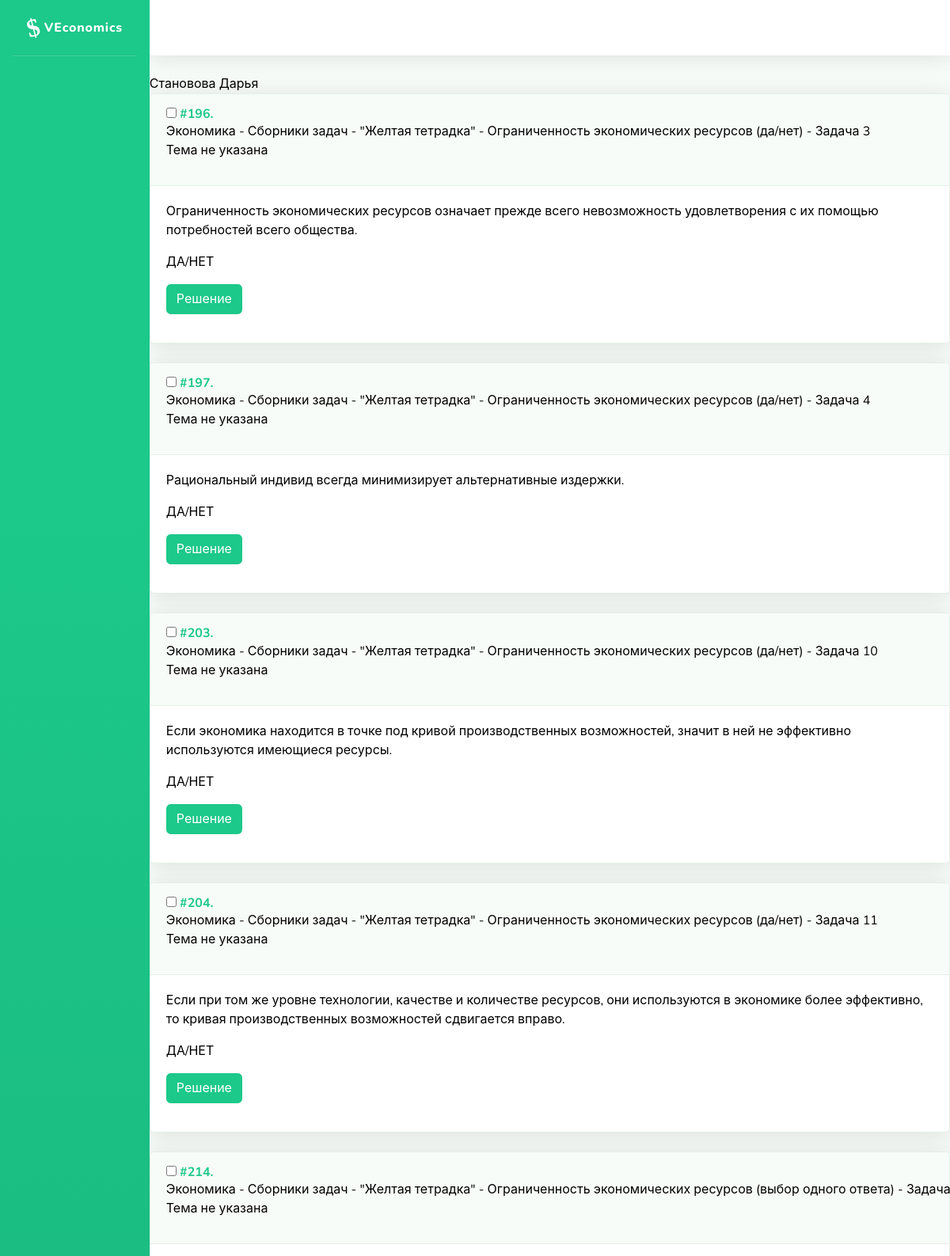
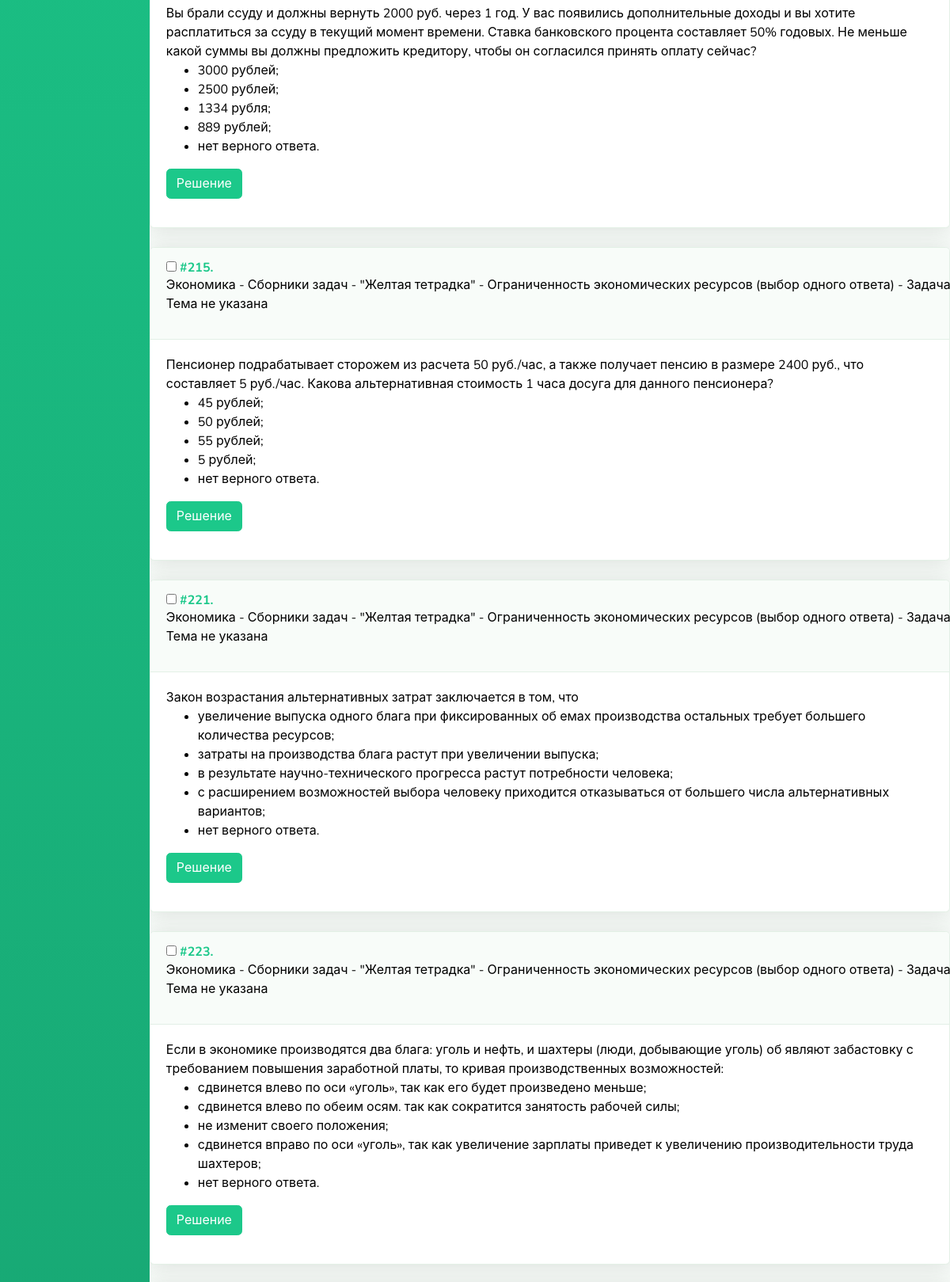
Page /problems/failed/34/34 (signed in, upper part) on the committed database (2 pictures, top to bottom).
### problems/models.py (models this page shows, shortened)
class Problem(models.Model):
    name = models.CharField('Название', max_length=200, blank=True, null=True)
    task = RichTextUploadingField('Условие')
    problem_type = models.IntegerField('Тип задачи', choices=TYPE_CHOICES, blank=False, null=False, default=0)
    short_answer = models.CharField('Ответ (для автоматической проверки)', max_length=200, blank=True)
    yesno_answer = models.IntegerField('Ответ ДА/НЕТ', choices=YESNO_CHOICES, blank=False, default=0)
    solution = RichTextUploadingField('Решение', blank=True)
    hint = RichTextUploadingField('Подсказка', blank=True)
    topics = models.ManyToManyField(Topic, related_name="problems", verbose_name='Темы')
    assignments = models.ManyToManyField(User, through='Assignment', through_fields=['problem', 'person'])
    class Meta:
        ordering = ['id']

class Source(models.Model):
    name = models.CharField('Название', max_length=200)
    parent = models.ForeignKey('Source', on_delete=models.CASCADE, verbose_name="Предок", related_name='children',
                               blank=True, null=True)
    order = models.IntegerField('Порядковый номер')
    problem = models.ForeignKey(Problem, on_delete=models.CASCADE, blank=True, null=True)
    def __str__(self):
        try: # recursion could raise error
            if self.parent:
                return "{} - {}".format(self.parent, self.name)
            else:
                return self.name
        except:
            return self.name
    class Meta:
        ordering = ['id']

class Topic(models.Model):
    name = models.CharField('Название', max_length=200)
    parent = models.ForeignKey('Topic', on_delete=models.CASCADE, related_name='children', verbose_name='Предок', null=True, blank=True)
    order = models.IntegerField('Порядковый номер')
    leaf = models.BooleanField('Конечная вершина (можно привязывать задачи)', default=False)
    def __str__(self):
        return self.name
    class Meta:
        ordering = ['order']

class Variant(models.Model):
    text = models.CharField('Вариант ответа', max_length=1000, blank=False)
    right = models.BooleanField('Верный ответ', blank=False, null=False, default=False)
    problem = models.ForeignKey(Problem, verbose_name="Задача", on_delete=models.CASCADE, blank=True, null=True, related_name='variants')
    order = models.IntegerField('Порядковый номер', blank=False, null=False, default=0)
    class Meta:
        verbose_name = 'Ответ'
        verbose_name_plural = 'Ответы'

### problems/views.py (the view)
# urls.py: path('failed/<int:student_id>/<int:testset_pk>', views.failed_tests, name='failed'),
def failed_tests(request, student_id, testset_pk):
    testset = TestSet.objects.get(pk=testset_pk)
    student = User.objects.get(pk=student_id)
    problem_list = testset.problems.all()
    answer = []
    for problem in problem_list:
        negative_result = TestSubmit.objects.filter(assignment__person=student, problem=problem, answer_autoverdict=False).count()
        positive_result = TestSubmit.objects.filter(assignment__person=student, problem=problem, answer_autoverdict=True).count()
        if positive_result == 0 and negative_result > 0:
            answer.append(problem)
    return render(request, "problems/testset_result.html", {'tests': answer, 'student':student})

### problems/templates/problems/testset_result.html
{% extends "problems/sb/base.html" %}
{% block content %}
    {% if tests_ok %}
    <b>РЕЗУЛЬТАТЫ ТЕСТА: {{ tests_ok }}/{{ test_problems.count }} </b>
    {% else %}
        {{ student.last_name }} {{ student.first_name }}
    {% endif %}
    {% for problem in tests %}
        {% include 'problems/problem.html' %}
    {% endfor %}
{% endblock %}

### problems/templates/problems/problem.html (shortened to what this page needs)
{% autoescape off%}
<div class="problem">
    <div class="card shadow mb-4">
        <div class="problem-header">
            <a name="problem-{{ problem.id }}" class="d-block card-header py-3" role="button" aria-expanded="true" aria-controls="collapse">
                    <h6 class="m-0 font-weight-bold text-primary">
                        {% if 'teacher' in request.user.groups.all.0.name %}
                            <div class="problem-checkbox">
                                 <input type="checkbox" name="problem" class="checkbox-check" value="{{ problem.id }}">
                            </div>
                        {% endif %}
                        <nobr>
                            <div class="problem-id">
                                #{{ problem.id }}.
                            </div>
                        </nobr>
                    </h6>
                {% if 'teacher' in request.user.groups.all.0.name %}
                    <div class="problem-subtitle">
                        {% if problem.source_set.all %}
                            <div class="problem-sources">
                                {% for source in problem.source_set.all %}
                                    {% if forloop.last %}
                                        {{ source }}
                                    {% else %}
                                        {{ source }},<br>
                                    {% endif %}
                                {% endfor %}
                            </div>
                        {% endif %}
                        <div class="problem-topics"><p>
                            {% for topic in problem.topics.all %}
                                {% if forloop.last %}
                                    {{ topic }}
                                {% else %}
                                    {{ topic }},<br>
                                {% endif %}
                            {% endfor %}
                        </p></div>
                    </div>
                {% endif %}
            </a>
        </div>
        <div class="card-body">
        <div class="collapse show" id="problem-{{ problem.id }}">
            <div class="problem-task">
                {{ problem.task }}
                {% if not problem.submit and not problem.assignment and not problem.form %}
                    {% if problem.variants %}
                        <ul>
                            {% for variant in problem.variants.all %}
                                <li>
                                    {{ variant.text }}
                                </li>
                            {% endfor %}
                        </ul>
                    {% endif %}
                    {% if problem.problem_type == 1 %}
                        <p>ДА/НЕТ</p>
                    {% endif %}
                {% endif %}
            </div>
            <div class="problem-buttons">
                {% if 'teacher' in request.user.groups.all.0.name %}
                    {% if problem.solution or problem.variants or problem.short_answer or problem.yesno_answer %}
                        <a class="btn btn-primary" data-toggle="collapse" href="#solution-{{ problem.id }}" role="button" aria-expanded="false" aria-controls="collapseExample">Решение</a>
                    {% endif %}
                {% endif %}
            </div>
        </div>
    </div>
    </div>
</div>
{% endautoescape %}

### problems/static/problems/main.css (style rules this page uses)
.problem-header { white-space:nowrap }
h6 div { display:inline-block; }

### rows in the picture
Problem: id "196", task "Ограниченность экономических ресурсов означает прежде всего невозможность удовлетворения с их помощью потребностей всего общества.", problem_type "ДА/НЕТ"
Source: parent+name "Экономика - Сборники задач - \"Желтая тетрадка\" - Ограниченность экономических ресурсов (да/нет) - Задача 3"
Topic: name "Тема не указана"
Problem: id "197", task "Рациональный индивид всегда минимизирует альтернативные издержки.", problem_type "ДА/НЕТ"
Source: parent+name "Экономика - Сборники задач - \"Желтая тетрадка\" - Ограниченность экономических ресурсов (да/нет) - Задача 4"
Problem: id "203", task "Если экономика находится в точке под кривой производственных возможностей, значит в ней не эффективно используются имеющиеся ресурсы.", problem_type "ДА/НЕТ"
Source: parent+name "Экономика - Сборники задач - \"Желтая тетрадка\" - Ограниченность экономических ресурсов (да/нет) - Задача 10"
Problem: id "204", task "Если при том же уровне технологии, качестве и количестве ресурсов, они используются в экономике более эффективно, то кривая производственных возможностей сдвигается вправо.", problem_type "ДА/НЕТ"
Source: parent+name "Экономика - Сборники задач - \"Желтая тетрадка\" - Ограниченность экономических ресурсов (да/нет) - Задача 11"
Problem: id "214", task "Вы брали ссуду и должны вернуть 2000 руб. через 1 год. У вас появились дополнительные доходы и вы хотите расплатиться за ссуду в текущий момент времени. Ставка банковского процента составляет 50% годовых. Не меньше какой суммы вы должны предложить кредитору, чтобы он согласился принять оплату сейчас?"
Source: parent+name "Экономика - Сборники задач - \"Желтая тетрадка\" - Ограниченность экономических ресурсов (выбор одного ответа) - Задача…"
Variant: text "3000 рублей;"
Variant: text "2500 рублей;"
Variant: text "1334 рубля;"
Variant: text "889 рублей;"
Variant: text "нет верного ответа."
Problem: id "215", task "Пенсионер подрабатывает сторожем из расчета 50 руб./час, а также получает пенсию в размере 2400 руб., что составляет 5 руб./час. Какова альтернативная стоимость 1 часа досуга для данного пенсионера?"
Source: parent+name "Экономика - Сборники задач - \"Желтая тетрадка\" - Ограниченность экономических ресурсов (выбор одного ответа) - Задача…"
Variant: text "45 рублей;"
Variant: text "50 рублей;"
Variant: text "55 рублей;"
Variant: text "5 рублей;"
Variant: text "нет верного ответа."
Problem: id "221", task "Закон возрастания альтернативных затрат заключается в том, что"
Source: parent+name "Экономика - Сборники задач - \"Желтая тетрадка\" - Ограниченность экономических ресурсов (выбор одного ответа) - Задача…"
Variant: text "увеличение выпуска одного блага при фиксированных об емах производства остальных требует большего количества ресурсов;"
Variant: text "затраты на производства блага растут при увеличении выпуска;"
Variant: text "в результате научно-технического прогресса растут потребности человека;"
Variant: text "с расширением возможностей выбора человеку приходится отказываться от большего числа альтернативных вариантов;"
Variant: text "нет верного ответа."
Problem: id "223", task "Если в экономике производятся два блага: уголь и нефть, и шахтеры (люди, добывающие уголь) об являют забастовку с требованием повышения заработной платы, то кривая производственных возможностей:"
Source: parent+name "Экономика - Сборники задач - \"Желтая тетрадка\" - Ограниченность экономических ресурсов (выбор одного ответа) - Задача…"
Variant: text "сдвинется влево по оси «уголь», так как его будет произведено меньше;"
Variant: text "сдвинется влево по обеим осям. так как сократится занятость рабочей силы;"
Variant: text "не изменит своего положения;"
Variant: text "сдвинется вправо по оси «уголь», так как увеличение зарплаты приведет к увеличению производительности труда шахтеров;"
Variant: text "нет верного ответа."

### other values in the picture
{{ student.last_name }} "Становова"
{{ student.first_name }} "Дарья"
